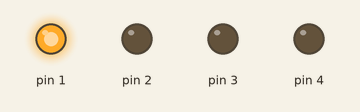
A sketch run on a simulated Arduino Uno, built with avr-gcc and run on an emulated ATmega328P. On the bench: output pins drawn as LEDs (lit = HIGH).

Above: at 0.2 s.
At 1.2 s:
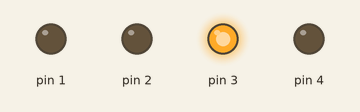
At 2.7 s:
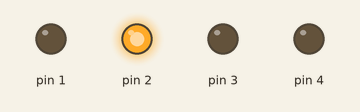
At 3.7 s:
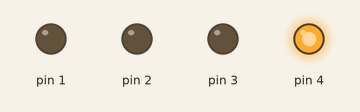
Timing chart, 0 to 4.6 s (numbered marks = the images above):
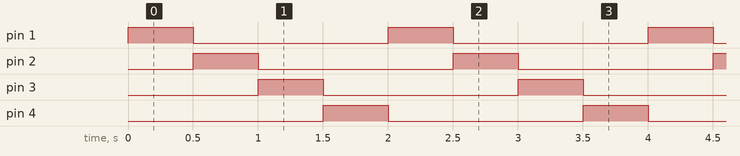

Measured:
- by itself, pin 1–4: alternates HIGH for 0.50 s and LOW for 1.5 s
- by itself, everything shown: repeats every 2.0 s, in 5 steps

The sketch:

Code_File.ino
```cpp
//LED CHASER with Delay
void setup()
{
  pinMode(1, OUTPUT);
  pinMode(2, OUTPUT);
  pinMode(3, OUTPUT);
  pinMode(4, OUTPUT);
// Initialize digital pin led_flash as an output.
}
void loop()
// the loop function runs over and over again forever.
{
  for(int i=1;i<=4;i++)
  {
     digitalWrite(i,HIGH); // Turn the LED on (HIGH is the voltage level)
  	 delay(500);  // Making the delay
  	 digitalWrite(i,LOW); // Turn the LED OFF (OFF is the voltage level)
  }
}
```
